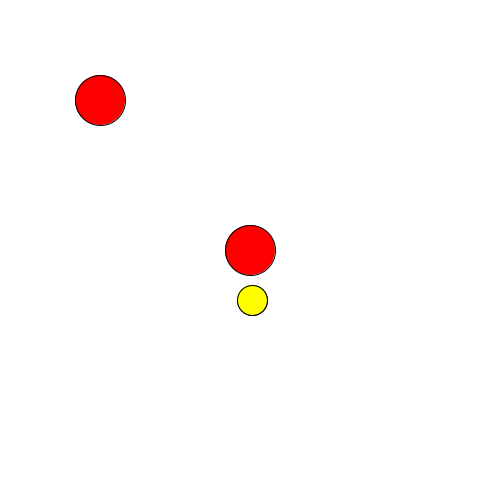
Frame 1 (no input)
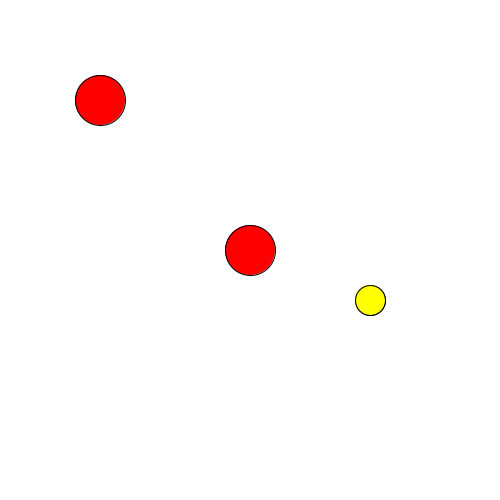
Frame 60 (the mouse pressed at the canvas centre just before this capture)
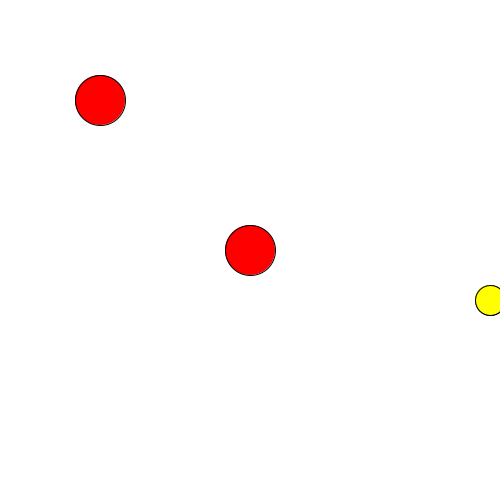
Frame 120 (the mouse held since frame 60 and released just before this capture)

The Processing sketch that drew these frames (run headless with seeded random() and noise(); from frame 60 on, the mouse is pressed at the canvas centre):

// Processing sketch: processing_173875
// ── processing_173875.pde

Ball tennisball;
Ball fussball;
Ball fussball2;

void setup(){
  size(500,500);
  background(255);
  
  //Erzeugung der Objekte
  fussball = new Ball();
  fussball2 = new Ball();
  tennisball = new Ball(color(255,255,0), 30, 250, 300);
}

void draw()
{
    background(255);
    tennisball.bewegDich(2, 0);
    
    fussball.zeichne();
    fussball2.aenderePosition(100,100);
    fussball2.zeichne();
  
    tennisball.zeichne();
}

//**********************START DER KLASSE *******************

class Ball{
    
    color farbe;
    int groesse;
    int posX, posY;
    
    
    //Konstruktor der initialisiert die Objekteigenschaften
    Ball(){
      farbe = color(255,0,0);
      groesse = 50;
      posX = width/2;
      posY = height/2;
    }
    
    //Konstruktor mit eigenen Parametern
    Ball(color bFarbe, int bGroesse, int x, int y)
    {
      farbe = bFarbe;
      groesse = bGroesse;
      posX = x;
      posY = y;
    }
    
    //Setzt den Ball an eine andere Position
    void aenderePosition(int meinX, int meinY)
    {
      posX = meinX;
      posY = meinY;
    }
    
    //sorgt für eine Bewegung
    void bewegDich(int x, int y)
    {
        posX += x;
        posY = posY + y;
        
        zeichne();
        
        if(posX == width){
          posX = 0;
        }else if(posY == height)
        {
          posY = 0;
        }
    }
    
    //zeichnet unseren Ball
    void zeichne(){
     fill(farbe);
      ellipse(posX, posY, groesse, groesse);
    } 
}
